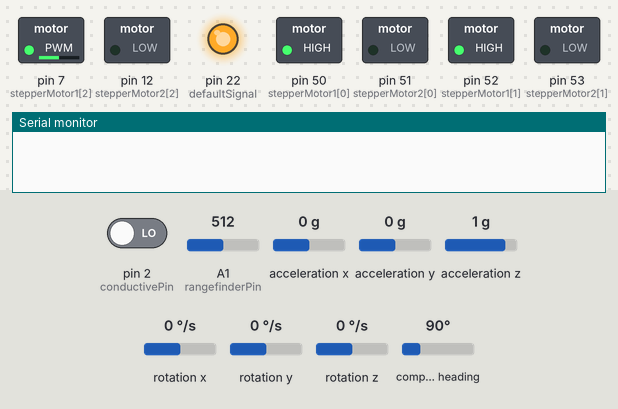
Bench run of a sketch on a simulated Arduino Mega 2560, built with avr-gcc and run on an emulated ATmega2560. Shown: switched loads named in the sketch (green lamp = pin HIGH), output pins drawn as LEDs (lit = HIGH), the last lines printed to the serial monitor. The inputs (shaded band) are chosen by the test bench; at power-on: A1 (rangefinderPin) = 512, pin 2 (conductivePin) LOW, acceleration x 0 g, acceleration y 0 g, acceleration z 1 g, rotation x 0 °/s, rotation y 0 °/s, rotation z 0 °/s, compass heading 90°.

Above: at 1.2 s.
1.3 s: A1 (rangefinderPin) set to 309
At 4.4 s:
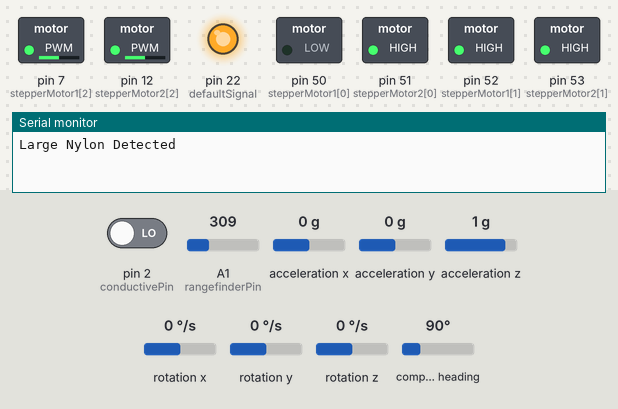
9.1 s: A1 (rangefinderPin) set to 290
At 11.3 s:
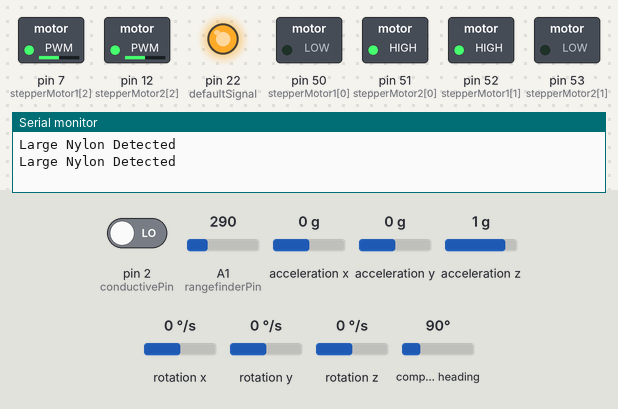
Timing chart, 0 to 13.0 s (numbered marks = the images above; inputs shaded):
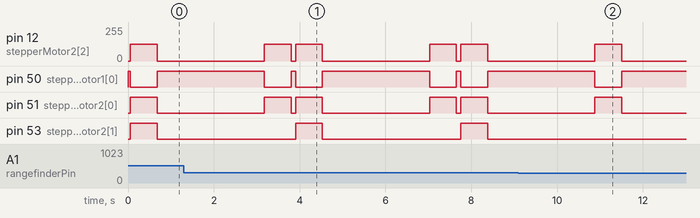

The sketch:

ProjectPrimary.ino
```cpp
#include <PWM.h>
#include <Math.h>
#include "SPI.h"
#include "MPU9250.h"
#include <Wire.h>

///// System Pin Declarations /////

// Stepper Motor Pin Declarations

// stepperMotor#[] = {Enable Pin, Direction Pin, Speed Pin}
const int stepperMotor1[] = {50, 52, 7}; // Belt Stepper Motor
const int stepperMotor2[] = {51, 53, 12}; // Chute Stepper Motor, to be added once motor is added to system.

///// System Constant Declarations /////

// Stepper Direction Declarations
const int CW = 1;
const int CCW = 0;

// Chute Position Declarations and Properties, in degrees from the leftmost cup.
const float chuteSeparation = 28;
const float smallSteel = 0;
const float smallBrass = 1;
const float largeBrass = 2;
const float largeNylon = 3;
const float dumpObject = 1.5; // Position still needs to be figured out

//Conductive Sensor Variables
const int conductivePin = 2;
const int defaultSignal = 22;

//Rangefinder Sensor Variables
int rangefinderInput = 0;
float rangefinderInput_mm = 0;
const int rangefinderPin = A1;
int rangefinderReading = 0;
float benchmarkRange = 134.5-40; //Benchmark distance of range sensor to conveyor (mm)
float readingDifferenceRange;
float largeNutThreshold = 20;

//Magnetometer Sensor Variables
MPU9250 IMU(Wire, 0x68);
int status;
float benchmarkMag = 499.1; //Benchmark value of no detected material reading (experimentally determined)
float currentValue = 0;
float readingDifferenceMag = 0;
int minimumReading = 10; //Change according to minimum reading determined experimentally
int magnetometerReading = 0;

// Other Necessary Constants
float idealConveyorFrequency = 275; // Default 75
float idealChuteFrequency = 50;

///// System Global Variables /////

// Nut Detection and Chute Position Variables
float nutDetected = 0;
float chutePosition = 1;
int DOFReading = 0;
int IRReading = 0;
int conductiveReading = 0;

//Temp Variables
int testCounter = 0;

///// System Run Code /////
// System Setup Code
void setup() { // System Setup
  InitTimersSafe();
  Serial.begin(9600);
  setupConveyor();
  setupChute();
  setupConductiveSensor();
  setupRangefinderSensor();
  delay(50);
  status = IMU.begin(); //Start communication with IMU
  if (status < 0) {
    Serial.println("IMU Initialization Unsuccessful");
    Serial.print("Status: ");
    Serial.println(status);

  }
}
// System Process Loop
void loop() {
  /*Serial.print("Magnetometer Output: ");
  Serial.print(magnetometerSensor());
  Serial.print(", ");
  Serial.print(currentValue);
  Serial.print(", ");
  Serial.println(readingDifferenceMag);
  Serial.print("Conductive Output: ");
  Serial.println(conductiveReading);
  Serial.print("Infrared Output: ");
  Serial.print(rangefinderInput_mm);
  Serial.print(", ");
  Serial.print(readingDifferenceRange);
  Serial.print(", ");
  Serial.println(rangefinderSensor());
  Serial.println(""); */

  if (magnetometerSensor() >= 1) { // Detects Steel
    chuteSelection(0, 1);
    delay (3000);
    chuteSelection(1, 0);
    Serial.println("Steel Detected");
  } else {
    if (conductiveSensor() > conductiveReading) {
      conductiveReading = conductiveSensor();
    }

    IRReading = rangefinderSensor();
    if (IRReading > 0 && conductiveReading > 0) { // Detects Large Brass
      chuteSelection(2, 1);
      delay (2500);
      chuteSelection(1, 2);
      Serial.println("Large Brass Detected");

      conductiveReading = 0;

    } else if (IRReading > 0 && conductiveReading == 0) {  // Detects Large Nylon
      chuteSelection(3, 1);
      delay (2500);
      chuteSelection(1, 3);
      Serial.println("Large Nylon Detected");

      conductiveReading = 0;

    }
  }
  delay (100);
}
///// Setup Functions /////

void setupConveyor() {

  for (int i = 0; i <= 2; i++) { // Initializes Pins for Stepper Motors
    pinMode(stepperMotor1[i], OUTPUT); // Belt Stepper Motor
  }
  digitalWrite(stepperMotor1[1], 1); // Set Stepper Direction
  SetPinFrequencySafe(stepperMotor1[2], setStepperSpeed(idealConveyorFrequency * 1.8, 1)); // Set Input Frequency
  analogWrite(stepperMotor1[2], 127); // Set PWM Duty Cycle Ratio
  digitalWrite(stepperMotor1[0], HIGH); // Set Enable On
}

void setupChute() {
  for (int i = 0; i <= 2; i++) { // Initializes Pins for Stepper Motors
    pinMode(stepperMotor2[i], OUTPUT); // Chute Stepper Motor, to be added once motor is added to system.
  }
}
void setupConductiveSensor() {
  pinMode(conductivePin, INPUT);
  //  attachInterrupt(digitalPinToInterrupt(conductivePin), conductiveSensorInterrupt, RISING);
  pinMode(defaultSignal, OUTPUT);
  digitalWrite(defaultSignal, HIGH);
}

void setupRangefinderSensor() {
  pinMode(rangefinderPin, INPUT);
}

///// System Functions /////

int setStepperSpeed (int translationDistance, float translationDuration) {

  // Sets stepper speed as a function of degrees/second in the form of Hz

  int output = 0; // Output in Hz
  if (translationDuration > 0) { // Verifies that a non-zero and non-negative time was input
    output = translationDistance / (1.8 * translationDuration); // Converts from input distance and time to output step frequency
  }
  return output;
}

void rotateStepper (const int stepperAttributes[], int translationDistance, float translationDuration, int translationDirection) {

  // rotateStepper() rotates a stepper motor a given distance in a given amount of time in a given direction.

  // Enables inputs to stepper as specified.
  digitalWrite(stepperAttributes[1], translationDirection); // Set Stepper Direction
  SetPinFrequencySafe(stepperAttributes[2], setStepperSpeed(translationDistance, translationDuration)); // Set Input Frequency
  analogWrite(stepperAttributes[2], 127); // Set PWM Duty Cycle Ratio
  digitalWrite(stepperAttributes[0], HIGH); // Set Enable On

  delay(translationDuration * 1000); // Waits for the input translation duration.

  // Disables all Inputs and stepper motor commands.
  digitalWrite(stepperAttributes[0], LOW); // Sets Enable Off
  analogWrite(stepperAttributes[2], 0); // Sets Analog Pin Off
  SetPinFrequencySafe(stepperAttributes[2], 0); // Sets Analog Frequency to 0
  digitalWrite(stepperAttributes[1], LOW); // Disable Stepper Direction

}

int chuteSelection(float nutType, float currentPosition) {

  // chuteSelection() recieves sensed nut type and current position, outputs stepper motor movement, and returns new position.

  int stepperMotorDirection;
  float stepperMotorTranslation;
  float stepperMotorDuration;

  digitalWrite(stepperMotor1[0], LOW); // Pauses conveyor stepper.

  stepperMotorTranslation = (nutType - currentPosition) * chuteSeparation;

  if (stepperMotorTranslation >= 0) { // May be unable to input a SetPinFrequency command of 0Hz. Needs to be tested.
    stepperMotorDirection = CW;
  } else if (stepperMotorTranslation < 0) {
    stepperMotorTranslation = abs(stepperMotorTranslation);
    stepperMotorDirection = CCW;
  }

  stepperMotorDuration = stepperMotorTranslation / (1.8 * idealChuteFrequency); // Calculates how long the stepper motor is to run.

  rotateStepper(stepperMotor2, 10 * stepperMotorTranslation, stepperMotorDuration, stepperMotorDirection);

  digitalWrite(stepperMotor1[0], HIGH); // Resumes conveyor stepper.
  return nutType;
}

/********** Sensor Read Functions **********/
int conductiveSensor() {// Returns the conductivity of the nut and resets the value.
  int output;
  output = digitalRead(conductivePin);
  return output;
}

int rangefinderSensor() {
  rangefinderInput = analogRead(rangefinderPin);

  rangefinderInput_mm = 18526 * pow(rangefinderInput, -0.968); //Converts input from range finder from ADC into mm
  readingDifferenceRange = -1 * (rangefinderInput_mm - benchmarkRange);

  //Determine type of object based on predefined threshold values
  if (readingDifferenceRange > largeNutThreshold) {
    rangefinderReading = 1;
  }
  /*else if (readingDifferenceRange < smallNutThreshold && readingDifferenceRange > -6.0) {
    rangefinderReading = 1;
  } */
  else {
    rangefinderReading = 0;
  }
  return rangefinderReading;
}

int magnetometerSensor() {
  IMU.readSensor();

  currentValue = sqrt(sq(IMU.getMagX_uT()) + sq(IMU.getMagY_uT()) + sq(IMU.getMagZ_uT()));

  readingDifferenceMag = currentValue - benchmarkMag;

  //Determine output reading based on predefined threshold values
  if (readingDifferenceMag >= minimumReading) {
    magnetometerReading = 1;
  }
  else if (readingDifferenceMag < minimumReading) {
    magnetometerReading = 0;
  }
  benchmarkMag = currentValue;
  return magnetometerReading;
}
```

Measured:
- the behaviour switches between 299 and 298 on A1 (rangefinderPin) (found by bisection; images 1 and 2)
- after the input at 9.1 s, pin 12 (stepperMotor2[2]): goes on until 11.5 s, then stays 0/255; pin 50 (stepperMotor1[0]): goes on until 11.5 s, then stays HIGH; pin 51 (stepperMotor2[0]): goes on until 11.5 s, then stays LOW; pin 53 (stepperMotor2[1]): stops changing and stays LOW
- by itself, pin 53 (stepperMotor2[1]): alternates HIGH for 0.62 s and LOW for 3.2 s
